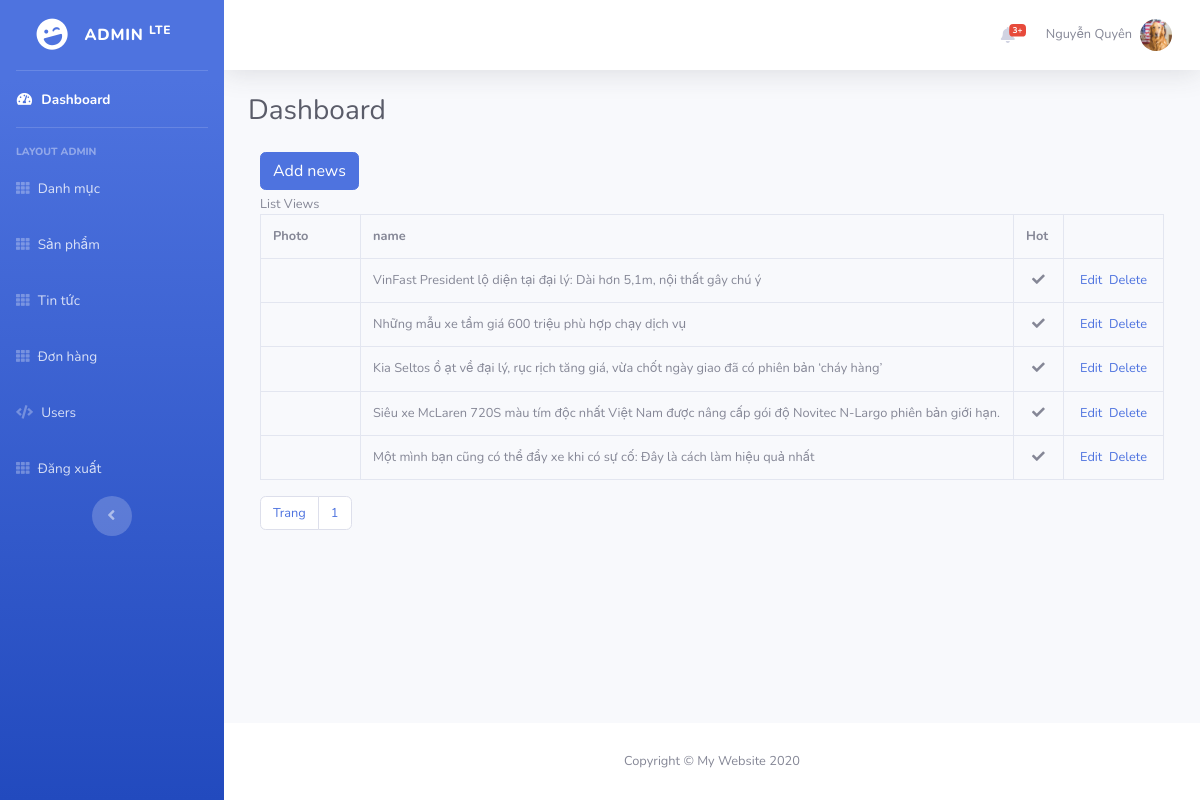
The app's page /admin/index.php?controller=news (signed in) with its own data.
### tables this page shows
CREATE TABLE `news` (
  `id` int(11) NOT NULL,
  `name` varchar(500) NOT NULL,
  `description` varchar(4000) NOT NULL,
  `content` text NOT NULL,
  `hot` int(11) NOT NULL DEFAULT 0,
  `photo` varchar(500) NOT NULL
);

### admin/controllers/ControllerNews.php (called while the page is built, shortened)
<?php
	include "models/ModelNews.php";
	class ControllerNews extends Controller{
		public function index(){
			$recordPerPage = 40;
			$numPage = ceil($this->modelTotalRecord()/$recordPerPage);
			$data = $this->modelRead($recordPerPage);
			$this->loadView("ViewNews.php",array("data"=>$data,"numPage"=>$numPage));
		}
	}
 ?>

### admin/models/ModelNews.php (called while the page is built, shortened)
<?php
	trait ModelNews{
		public function modelRead($recordPerPage){
			$page = isset($_GET["page"])&&$_GET["page"]>0 ? $_GET["page"]-1 : 0;
			$from = $page * $recordPerPage;
			$conn = Connection::getInstance();
			$query = $conn->query("select * from news order by id desc limit $from, $recordPerPage");
			return $query->fetchAll();
		}
		public function modelTotalRecord(){
			$conn = Connection::getInstance();
			$query = $conn->query("select id from news");
			return $query->rowCount();
		}
	}
 ?>

### admin/views/ViewNews.php (the view, shortened to what this page needs)
<div class="col-md-12">
    <div style="margin-bottom:5px;">
        <a href="index.php?controller=news&action=create" class="btn btn-primary">Add news</a>
    </div>
    <div class="panel panel-primary">
        <div class="panel-heading">List Views</div>
        <div class="panel-body">
            <table class="table table-bordered table-hover">
                <tr>
                    <th style="width: 100px;">Photo</th>
                    <th>name</th>
                    <th style="width: 50px;">Hot</th>
                    <th style="width:100px;"></th>
                </tr>
                <?php
                    foreach($data as $rows):
                 ?>
                <tr>
                    <td>
                    </td>
                    <td><?php echo $rows->name; ?></td>
                    <td style="text-align: center;">
                        <?php if(isset($rows->hot)&&$rows->hot == 1): ?>
                            <span class="fa fa-check"></span>
                        <?php endif; ?>
                    </td>
                    <td style="text-align:center;">
                        <a href="index.php?controller=news&action=update&id=<?php echo $rows->id; ?>">Edit</a>&nbsp;
                        <a href="index.php?controller=news&action=delete&id=<?php echo $rows->id; ?>" onclick="return window.confirm('Are you sure?');">Delete</a>
                    </td>
                </tr>
                <?php endforeach; ?>
            </table>
            <ul class="pagination">
                <li class="page-item"><a href="#" class="page-link">Trang</a></li>
                <?php for($i = 1; $i <= $numPage; $i++): ?>
                <li class="page-item"><a href="index.php?controller=news&page=<?php echo $i; ?>" class="page-link"><?php echo $i; ?></a></li>
                <?php endfor; ?>
            </ul>
        </div>
    </div>
</div>

### admin/views/ViewNews.php (style rules this page uses)
.pagination { padding:0px; margin:0px; }

### records on screen
news: name "VinFast President lộ diện tại đại lý: Dài hơn 5,1m, nội thất gây chú ý", hot 1 (drawn)
news: name "Những mẫu xe tầm giá 600 triệu phù hợp chạy dịch vụ", hot 1 (drawn)
news: name "Kia Seltos ồ ạt về đại lý, rục rịch tăng giá, vừa chốt ngày giao đã có phiên bản ‘cháy hàng’", hot 1 (drawn)
news: name "Siêu xe McLaren 720S màu tím độc nhất Việt Nam được nâng cấp gói độ Novitec N-Largo phiên bản giới hạn.", hot 1 (drawn)
news: name "Một mình bạn cũng có thể đẩy xe khi có sự cố: Đây là cách làm hiệu quả nhất", hot 1 (drawn)
